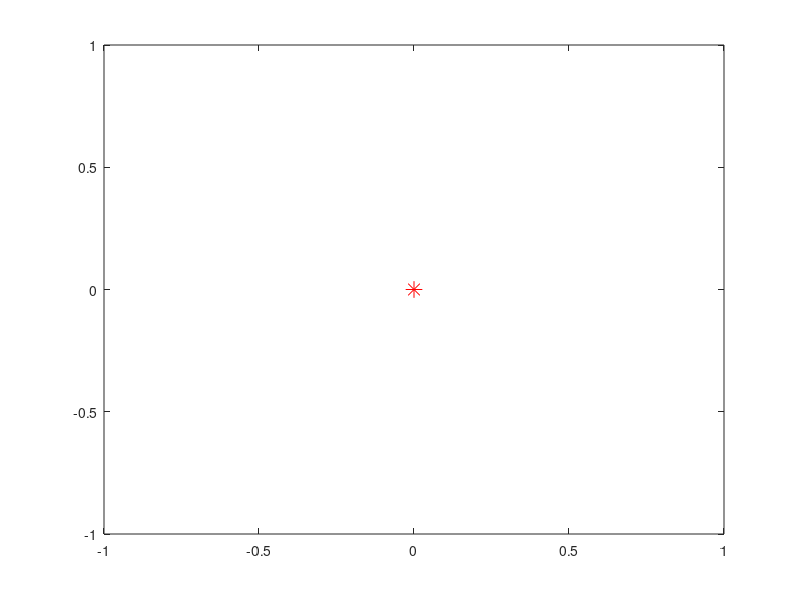

Write MATLAB code to recreate this figure. (Note: this script raises an error after producing the figure.)

fid = fopen('output_coord.txt'); %from task 1.
tline = fgetl(fid);
while ischar(tline)
    C = strsplit(tline,';');
    x = C(1);
    y = C(2);
   
    X_val = str2double(x);
    Y_val = str2double(y);


    plot(X_val,Y_val,'r*','markers',12)
    tline = fgetl(fid);
    disp("x:"+x +"y:"+ y);
    hold on


end

xlabel('X') 
ylabel('Y')



fid = fopen('results.txt'); %from task 2.
tline = fgetl(fid);

while ischar(tline)
    C = strsplit(tline,';');
    Adata = C(1);
    Bdata = C(2);
    Cdata = C(3);
   
    Aval = str2double(Adata);
    Bval = str2double(Bdata);
    Cval = str2double(Cdata);
    
    tline = fgetl(fid);

    disp("a:"+Aval +" b:"+ Bval +" c:" + Cval );
    
    fplot(@(x)Aval.*x.^2 + Bval.*x + Cval)


    
end
hold off

fclose(fid);




